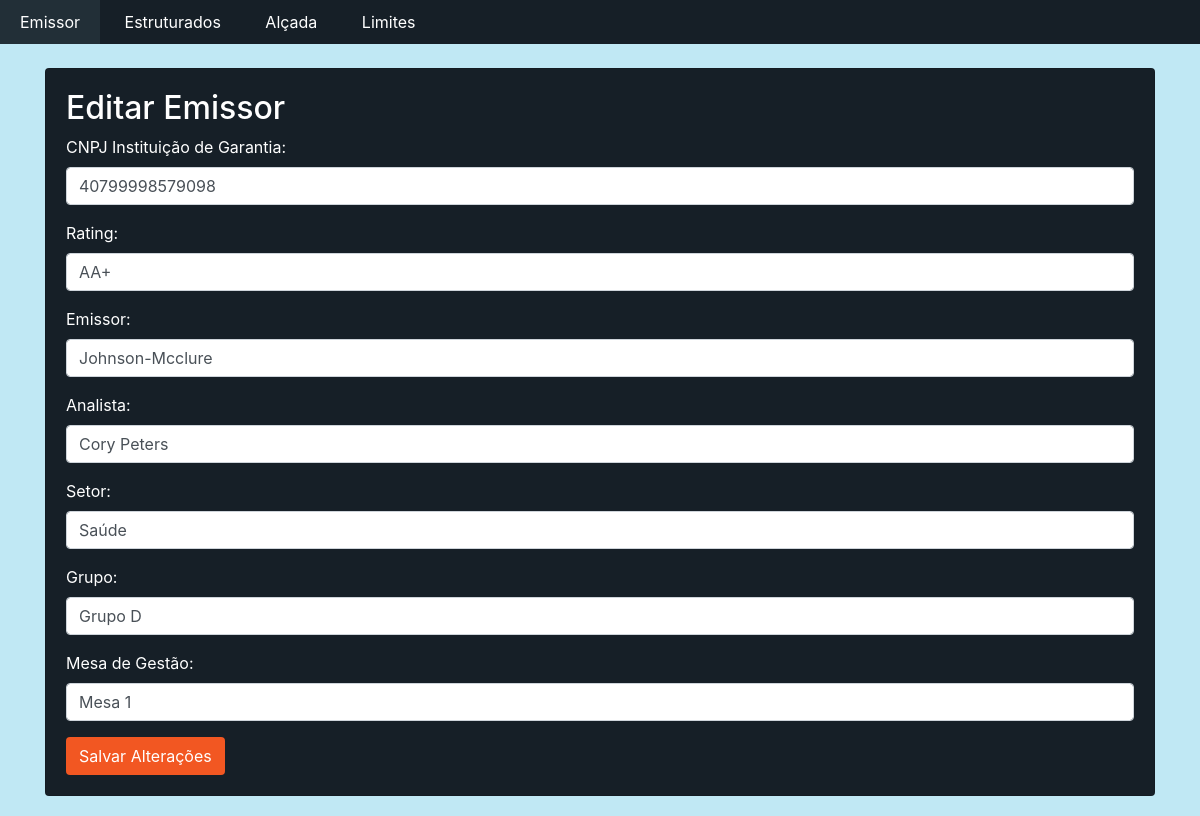
Page /editar_emissor/68104535068344 on the committed database.
### models/cadastro.py (models this page shows)
class Emissor(db.Model):
    cnpj = db.Column(db.String(14), primary_key=True)
    instituicao_garantia_cnpj = db.Column(db.String(14), db.ForeignKey('emissor.cnpj'), nullable=True)
    rating = db.Column(db.String(50), nullable=False)
    emissor = db.Column(db.String(50), nullable=False)
    analista = db.Column(db.String(50), nullable=False)
    setor = db.Column(db.String(50), nullable=False)
    grupo = db.Column(db.String(50), nullable=False)
    mesaGestao = db.Column(db.String(50), nullable=False)
    dtAtualizacao = db.Column(db.DateTime, nullable=False)

### controllers/emissor_controller.py (the view, shortened to what this page needs)
@app.route('/editar_emissor/<cnpj>', methods=['GET', 'POST'])
def editar_emissor(cnpj):
    emissor = Emissor.query.get_or_404(cnpj)
    return render_template('editar_emissor.html', emissor=emissor)

### templates/emissor/editar_emissor.html (shortened to what this page needs)
<!DOCTYPE html>
<html lang="pt-BR">
<head>
    <link href="https://stackpath.bootstrapcdn.com/bootstrap/4.5.2/css/bootstrap.min.css" rel="stylesheet">
</head>
<body>
    <nav class="menu">
        <a href="#">Emissor</a>
        <a href="#">Estruturados</a>
        <a href="#">Alçada</a>
        <a href="#">Limites</a>
    </nav>
    <div class="container mt-4">
        <div class="card">
            <h2>Editar Emissor</h2>
            <form method="POST" action="/editar_emissor/{{ emissor.cnpj }}">
                <div class="form-group">
                    <label for="instituicao_garantia_cnpj">CNPJ Instituição de Garantia:</label>
                    <input type="text" class="form-control" id="instituicao_garantia_cnpj" name="instituicao_garantia_cnpj" value="{{ emissor.instituicao_garantia_cnpj }}">
                </div>
                <div class="form-group">
                    <label for="rating">Rating:</label>
                    <input type="text" class="form-control" id="rating" name="rating" value="{{ emissor.rating }}" required>
                </div>
                <div class="form-group">
                    <label for="emissor">Emissor:</label>
                    <input type="text" class="form-control" id="emissor" name="emissor" value="{{ emissor.emissor }}" required>
                </div>
                <div class="form-group">
                    <label for="analista">Analista:</label>
                    <input type="text" class="form-control" id="analista" name="analista" value="{{ emissor.analista }}" required>
                </div>
                <div class="form-group">
                    <label for="setor">Setor:</label>
                    <input type="text" class="form-control" id="setor" name="setor" value="{{ emissor.setor }}" required>
                </div>
                <div class="form-group">
                    <label for="grupo">Grupo:</label>
                    <input type="text" class="form-control" id="grupo" name="grupo" value="{{ emissor.grupo }}" required>
                </div>
                <div class="form-group">
                    <label for="mesaGestao">Mesa de Gestão:</label>
                    <input type="text" class="form-control" id="mesaGestao" name="mesaGestao" value="{{ emissor.mesaGestao }}" required>
                </div>
                <button type="submit" class="btn btn-editar">Salvar Alterações</button>
            </form>
        </div>
    </div>
</body>
</html>

### templates/emissor/editar_emissor.html (style rules this page uses)
body { background-color: rgb(192, 232, 244); }
.menu { background-color: rgb(22, 31, 39); }
.menu a { color: white; padding: 10px 20px; display: inline-block; text-decoration: none; }
.card { background-color: rgb(22, 31, 39); color: white; padding: 20px; margin: 20px 0; }
.btn-editar { background-color: rgb(242, 87, 34); color: white; }

### rows in the picture
Emissor: instituicao_garantia_cnpj "40799998579098", rating "AA+", emissor "Johnson-Mcclure", analista "Cory Peters", setor "Saúde", grupo "Grupo D", mesaGestao "Mesa 1"
